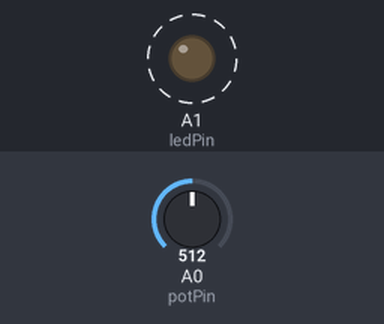
The sketch below on a simulated Arduino Uno, built with avr-gcc and run on an emulated ATmega328P. Parts: output pins drawn as LEDs (lit = HIGH). Dashed ring = blinking. The test bench sets the inputs (shaded band); at power-on: A0 (potPin) = 512.

Above: at 1.8 s.
1.9 s: A0 (potPin) set to 0
At 2.6 s:
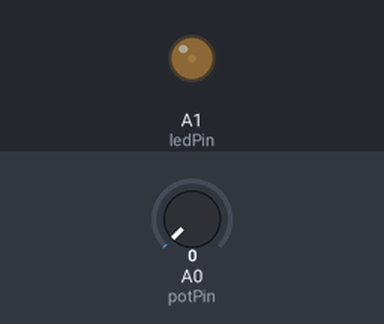
3.6 s: A0 (potPin) set to 122
At 3.9 s:
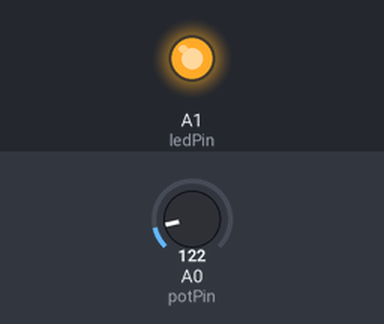
Timing chart, 0 to 13.1 s (numbered marks = the images above; inputs shaded):
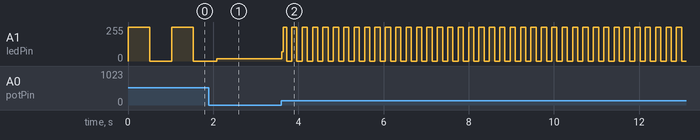

The sketch:

HW5_Potentiometer_.ino
```cpp
int potPin = A0;
int ledPin = A1;
int val = 0;

void setup() {
  pinMode(ledPin, OUTPUT);
}

void loop() {
  val = analogRead(potPin);
  digitalWrite(ledPin, HIGH);
  delay(val);
  digitalWrite(ledPin, LOW);
  delay(val);
}
```

Measured:
- after the input at 3.6 s, A1 (ledPin): 16/255 → 69/255 at once, then moves between 0/255 and 255/255, repeating every 0.24 s
- by itself, A1 (ledPin): alternates 255/255 for 0.51 s and 0/255 for 0.51 s
